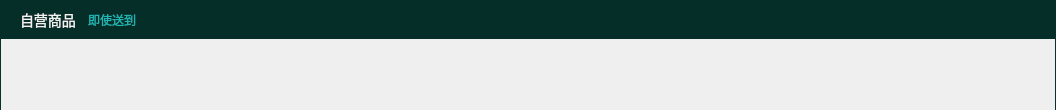
<?xml version="1.0" encoding="UTF-8"?>
<ui version="4.0">
 <class>orderConfirmItemWgt</class>
 <widget class="QWidget" name="orderConfirmItemWgt">
  <property name="geometry">
   <rect>
    <x>0</x>
    <y>0</y>
    <width>1056</width>
    <height>110</height>
   </rect>
  </property>
  <property name="windowTitle">
   <string>orderConfirmItemWgt</string>
  </property>
  <layout class="QVBoxLayout" name="verticalLayout">
   <property name="spacing">
    <number>0</number>
   </property>
   <property name="leftMargin">
    <number>0</number>
   </property>
   <property name="topMargin">
    <number>0</number>
   </property>
   <property name="rightMargin">
    <number>0</number>
   </property>
   <property name="bottomMargin">
    <number>0</number>
   </property>
   <item>
    <widget class="QWidget" name="wgt_top" native="true">
     <property name="minimumSize">
      <size>
       <width>0</width>
       <height>39</height>
      </size>
     </property>
     <property name="maximumSize">
      <size>
       <width>16777215</width>
       <height>39</height>
      </size>
     </property>
     <property name="styleSheet">
      <string notr="true">#wgt_top{
background:#062E29;
}</string>
     </property>
     <layout class="QHBoxLayout" name="horizontalLayout">
      <property name="spacing">
       <number>12</number>
      </property>
      <property name="leftMargin">
       <number>20</number>
      </property>
      <property name="topMargin">
       <number>0</number>
      </property>
      <property name="bottomMargin">
       <number>0</number>
      </property>
      <item>
       <widget class="QLabel" name="label">
        <property name="styleSheet">
         <string notr="true">font-family:&quot;微软雅黑&quot;;
font-size:14px;
color:#F1F2F2;</string>
        </property>
        <property name="text">
         <string>自营商品</string>
        </property>
       </widget>
      </item>
      <item>
       <widget class="QLabel" name="label_2">
        <property name="styleSheet">
         <string notr="true">font-family:&quot;微软雅黑&quot;;
font-size:12px;
color:#22B4B0;</string>
        </property>
        <property name="text">
         <string>即使送到</string>
        </property>
       </widget>
      </item>
      <item>
       <spacer name="horizontalSpacer">
        <property name="orientation">
         <enum>Qt::Horizontal</enum>
        </property>
        <property name="sizeHint" stdset="0">
         <size>
          <width>896</width>
          <height>20</height>
         </size>
        </property>
       </spacer>
      </item>
     </layout>
    </widget>
   </item>
   <item>
    <widget class="QListWidget" name="listWidget">
     <property name="styleSheet">
      <string notr="true">#listWidget{
border:1px solid #09302C;
background:transparent;
border-top:none;
border-bottom:none;
}</string>
     </property>
    </widget>
   </item>
  </layout>
 </widget>
 <layoutdefault spacing="6" margin="11"/>
 <resources/>
 <connections/>
</ui>
